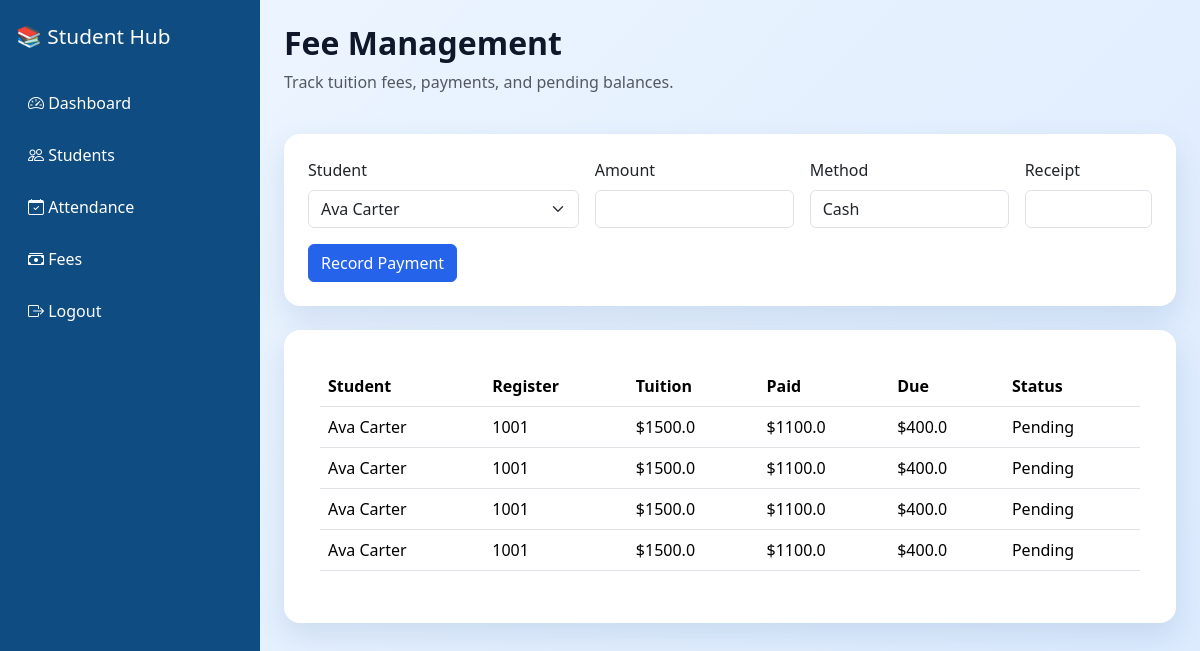
The page /admin/fees (signed in) on the database as committed earlier.
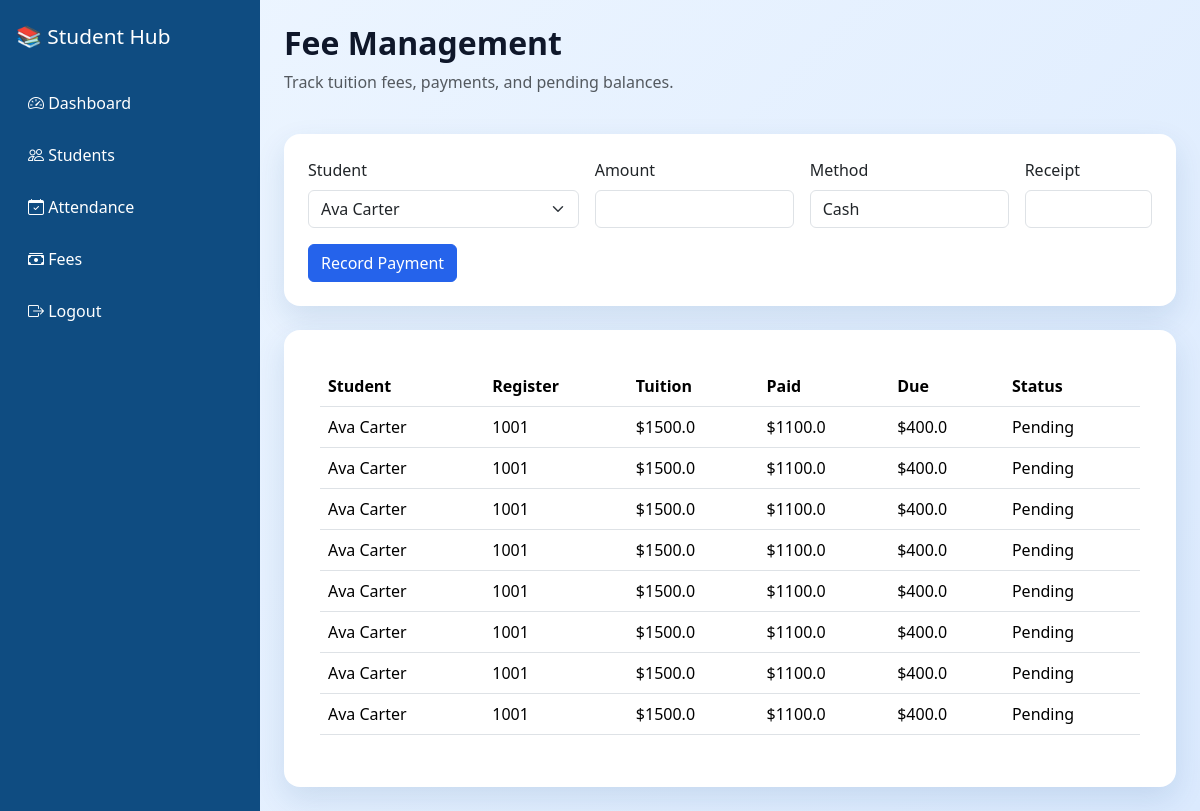
The same page on the database as committed later.
### tables this page shows
CREATE TABLE fees (
            id INTEGER PRIMARY KEY AUTOINCREMENT,
            student_id INTEGER NOT NULL,
            tuition_fee REAL NOT NULL DEFAULT 0,
            due_amount REAL NOT NULL DEFAULT 0,
            paid_amount REAL NOT NULL DEFAULT 0,
            status TEXT NOT NULL DEFAULT 'Pending',
            due_date TEXT,
            FOREIGN KEY(student_id) REFERENCES students(id) ON DELETE CASCADE
        );

CREATE TABLE students (
            id INTEGER PRIMARY KEY AUTOINCREMENT,
            register_number TEXT UNIQUE NOT NULL,
            full_name TEXT NOT NULL,
            email TEXT,
            phone TEXT,
            course TEXT,
            password TEXT NOT NULL,
            photo TEXT,
            created_at TEXT NOT NULL
        );

### app.py (the view, shortened to what this page needs)
@app.route("/admin/fees", methods=["GET", "POST"])
@login_required(role="admin")
def admin_fees():
    db = get_db()
    fee_rows = db.execute(
        "SELECT s.id, s.full_name, s.register_number, f.tuition_fee, f.due_amount, f.paid_amount, f.status FROM students s LEFT JOIN fees f ON s.id = f.student_id ORDER BY s.full_name"
    ).fetchall()
    students = db.execute("SELECT id, full_name FROM students ORDER BY full_name").fetchall()
    return render_template("fees.html", fee_rows=fee_rows, students=students)

### app.py (called while the page is built)
def get_db():
    if "db" not in g:
        conn = sqlite3.connect(app.config["DATABASE_PATH"])
        conn.row_factory = sqlite3.Row
        g.db = conn
    return g.db

def login_required(role=None):
    def decorator(view):
        @wraps(view)
        def wrapped(*args, **kwargs):
            if "user_id" not in session or "user_role" not in session:
                return redirect(url_for("login"))
            if role and session.get("user_role") != role:
                return redirect(url_for("dashboard") if session.get("user_role") == "admin" else url_for("student_dashboard"))
            return view(*args, **kwargs)
        return wrapped
    return decorator

### templates/fees.html
{% extends 'base.html' %}
{% block content %}
<div class="d-flex justify-content-between align-items-center mb-4">
  <div><h2 class="fw-bold">Fee Management</h2><p class="text-muted">Track tuition fees, payments, and pending balances.</p></div>
</div>
<form class="card p-4 mb-4" method="post">
  <div class="row g-3">
    <div class="col-md-4"><label class="form-label">Student</label><select class="form-select" name="student_id">{% for student in students %}<option value="{{ student.id }}">{{ student.full_name }}</option>{% endfor %}</select></div>
    <div class="col-md-3"><label class="form-label">Amount</label><input class="form-control" type="number" step="0.01" name="amount" required /></div>
    <div class="col-md-3"><label class="form-label">Method</label><input class="form-control" name="method" value="Cash" /></div>
    <div class="col-md-2"><label class="form-label">Receipt</label><input class="form-control" name="receipt_number" /></div>
    <div class="col-12"><button class="btn btn-primary">Record Payment</button></div>
  </div>
</form>
<div class="card p-4">
  <div class="table-responsive">
    <table class="table table-hover">
      <thead><tr><th>Student</th><th>Register</th><th>Tuition</th><th>Paid</th><th>Due</th><th>Status</th></tr></thead>
      <tbody>
        {% for fee in fee_rows %}
        <tr>
          <td>{{ fee.full_name }}</td>
          <td>{{ fee.register_number }}</td>
          <td>${{ fee.tuition_fee }}</td>
          <td>${{ fee.paid_amount }}</td>
          <td>${{ fee.due_amount }}</td>
          <td>{{ fee.status }}</td>
        </tr>
        {% endfor %}
      </tbody>
    </table>
  </div>
</div>
{% endblock %}

Rows that differ between the two databases and show on the page:
added fees: full_name "Ava Carter", register_number "1001", tuition_fee "1500.0", paid_amount "1100.0", due_amount "400.0", status "Pending"
added fees: full_name "Ava Carter", register_number "1001", tuition_fee "1500.0", paid_amount "1100.0", due_amount "400.0", status "Pending"
added fees: full_name "Ava Carter", register_number "1001", tuition_fee "1500.0", paid_amount "1100.0", due_amount "400.0", status "Pending"
added fees: full_name "Ava Carter", register_number "1001", tuition_fee "1500.0", paid_amount "1100.0", due_amount "400.0", status "Pending"
